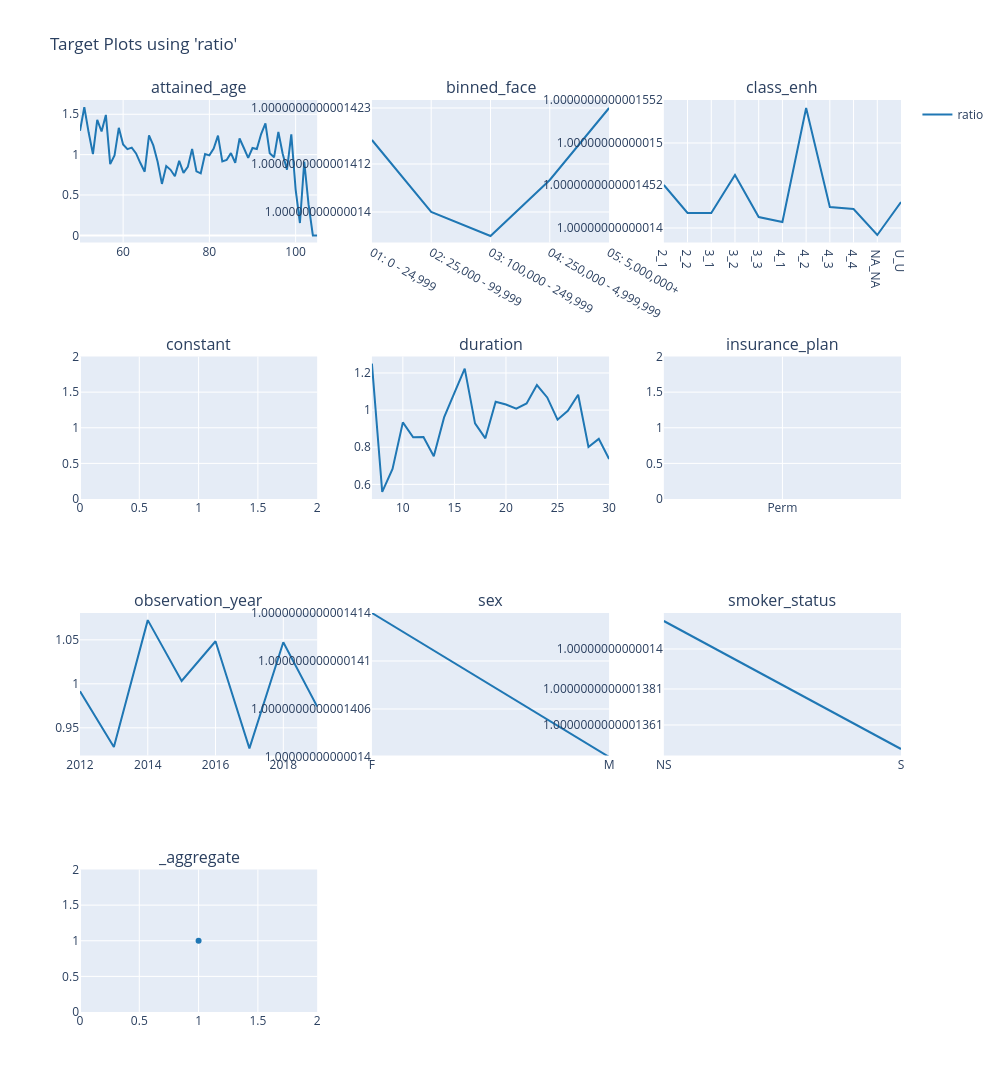

The cell this chart's notebook holds for it:
### Code cell
charters.target(
    df=model_data,
    target="ratio",
    cols=3,
    features=model_features,
    numerator=["death_claim_amount"],
    denominator=["exp_amt_glm"],
).show()

### Figure 1 — Plotly figure (JSON) as saved in the notebook; plotly's stock layout.template omitted (floating-point values rounded to 4 significant figures)
{"data": [{"line": {"color": "#1F77B4"}, "mode": "lines", "name": "ratio", "showlegend": true, "type": "scatter", "x": [50, 51, 52, 53, 54, 55, 56, 57, 58, 59, 60, 61, 62, 63, 64, 65, 66, 67, 68, 69, 70, 71, 72, 73, 74, 75, 76, 77, 78, 79, 80, 81, 82, 83, 84, 85, 86, 87, 88, 89, 90, 91, 92, 93, 94, 95, 96, 97, 98, 99, 100, 101, 102, 103, 104, 105], "xaxis": "x", "y": [1.296, 1.589, 1.277, 1.007, 1.432, 1.286, 1.492, 0.8821, 0.9887, 1.332, 1.126, 1.068, 1.086, 1.015, 0.8959, 0.7887, 1.238, 1.114, 0.9124, 0.6377, 0.8588, 0.8122, 0.7315, 0.9228, 0.7746, 0.8483, 1.071, 0.7936, 0.7688, 1.008, 0.9914, 1.075, 1.236, 0.9155, 0.9343, 1.019, 0.8998, 1.2, 1.083, 0.9602, 1.082, 1.07, 1.255, 1.386, 1.017, 0.9666, 1.282, 1.011, 0.8136, 1.252, 0.5708, 0.1532, 0.9124, 0.3839, 0.0, 0.0], "yaxis": "y"}, {"line": {"color": "#1F77B4"}, "mode": "lines", "name": "ratio", "showlegend": false, "type": "scatter", "x": ["01: 0 - 24,999", "02: 25,000 - 99,999", "03: 100,000 - 249,999", "04: 250,000 - 4,999,999", "05: 5,000,000+"], "xaxis": "x2", "y": [1.0, 1.0, 1.0, 1.0, 1.0], "yaxis": "y2"}, {"line": {"color": "#1F77B4"}, "mode": "lines", "name": "ratio", "showlegend": false, "type": "scatter", "x": ["2_1", "2_2", "3_1", "3_2", "3_3", "4_1", "4_2", "4_3", "4_4", "NA_NA", "U_U"], "xaxis": "x3", "y": [1.0, 1.0, 1.0, 1.0, 1.0, 1.0, 1.0, 1.0, 1.0, 1.0, 1.0], "yaxis": "y3"}, {"line": {"color": "#1F77B4"}, "mode": "lines", "name": "ratio", "showlegend": false, "type": "scatter", "x": [1], "xaxis": "x4", "y": [1.0], "yaxis": "y4"}, {"line": {"color": "#1F77B4"}, "mode": "lines", "name": "ratio", "showlegend": false, "type": "scatter", "x": [7, 8, 9, 10, 11, 12, 13, 14, 15, 16, 17, 18, 19, 20, 21, 22, 23, 24, 25, 26, 27, 28, 29, 30], "xaxis": "x5", "y": [1.25, 0.5595, 0.683, 0.9337, 0.8538, 0.8551, 0.7509, 0.9608, 1.093, 1.223, 0.9286, 0.8479, 1.045, 1.03, 1.008, 1.036, 1.135, 1.068, 0.9485, 0.996, 1.083, 0.8012, 0.8449, 0.7365], "yaxis": "y5"}, {"line": {"color": "#1F77B4"}, "mode": "lines", "name": "ratio", "showlegend": false, "type": "scatter", "x": ["Perm"], "xaxis": "x6", "y": [1.0], "yaxis": "y6"}, {"line": {"color": "#1F77B4"}, "mode": "lines", "name": "ratio", "showlegend": false, "type": "scatter", "x": [2012, 2013, 2014, 2015, 2016, 2017, 2018, 2019], "xaxis": "x7", "y": [0.9916, 0.9283, 1.072, 1.003, 1.048, 0.9266, 1.047, 0.9742], "yaxis": "y7"}, {"line": {"color": "#1F77B4"}, "mode": "lines", "name": "ratio", "showlegend": false, "type": "scatter", "x": ["F", "M"], "xaxis": "x8", "y": [1.0, 1.0], "yaxis": "y8"}, {"line": {"color": "#1F77B4"}, "mode": "lines", "name": "ratio", "showlegend": false, "type": "scatter", "x": ["NS", "S"], "xaxis": "x9", "y": [1.0, 1.0], "yaxis": "y9"}, {"line": {"color": "#1F77B4"}, "mode": "markers", "name": "ratio", "showlegend": false, "type": "scatter", "x": [1], "xaxis": "x10", "y": [1.0], "yaxis": "y10"}], "layout": {"annotations": [{"font": {"size": 16}, "showarrow": false, "text": "attained_age", "x": 0.1444, "xanchor": "center", "xref": "paper", "y": 1, "yanchor": "bottom", "yref": "paper"}, {"font": {"size": 16}, "showarrow": false, "text": "binned_face", "x": 0.5, "xanchor": "center", "xref": "paper", "y": 1, "yanchor": "bottom", "yref": "paper"}, {"font": {"size": 16}, "showarrow": false, "text": "class_enh", "x": 0.8556, "xanchor": "center", "xref": "paper", "y": 1, "yanchor": "bottom", "yref": "paper"}, {"font": {"size": 16}, "showarrow": false, "text": "constant", "x": 0.1444, "xanchor": "center", "xref": "paper", "y": 0.7188, "yanchor": "bottom", "yref": "paper"}, {"font": {"size": 16}, "showarrow": false, "text": "duration", "x": 0.5, "xanchor": "center", "xref": "paper", "y": 0.7188, "yanchor": "bottom", "yref": "paper"}, {"font": {"size": 16}, "showarrow": false, "text": "insurance_plan", "x": 0.8556, "xanchor": "center", "xref": "paper", "y": 0.7188, "yanchor": "bottom", "yref": "paper"}, {"font": {"size": 16}, "showarrow": false, "text": "observation_year", "x": 0.1444, "xanchor": "center", "xref": "paper", "y": 0.4375, "yanchor": "bottom", "yref": "paper"}, {"font": {"size": 16}, "showarrow": false, "text": "sex", "x": 0.5, "xanchor": "center", "xref": "paper", "y": 0.4375, "yanchor": "bottom", "yref": "paper"}, {"font": {"size": 16}, "showarrow": false, "text": "smoker_status", "x": 0.8556, "xanchor": "center", "xref": "paper", "y": 0.4375, "yanchor": "bottom", "yref": "paper"}, {"font": {"size": 16}, "showarrow": false, "text": "_aggregate", "x": 0.1444, "xanchor": "center", "xref": "paper", "y": 0.1562, "yanchor": "bottom", "yref": "paper"}], "height": 1600, "legend": {"orientation": "v", "x": 1.02, "xanchor": "left", "y": 1, "yanchor": "top"}, "title": {"text": "Target Plots using 'ratio'"}, "width": 1000, "xaxis": {"anchor": "y", "domain": [0, 0.2889]}, "xaxis10": {"anchor": "y10", "domain": [0, 0.2889]}, "xaxis11": {"anchor": "y11", "domain": [0.3556, 0.6444]}, "xaxis12": {"anchor": "y12", "domain": [0.7111, 1]}, "xaxis2": {"anchor": "y2", "domain": [0.3556, 0.6444]}, "xaxis3": {"anchor": "y3", "domain": [0.7111, 1]}, "xaxis4": {"anchor": "y4", "domain": [0, 0.2889]}, "xaxis5": {"anchor": "y5", "domain": [0.3556, 0.6444]}, "xaxis6": {"anchor": "y6", "domain": [0.7111, 1]}, "xaxis7": {"anchor": "y7", "domain": [0, 0.2889]}, "xaxis8": {"anchor": "y8", "domain": [0.3556, 0.6444]}, "xaxis9": {"anchor": "y9", "domain": [0.7111, 1]}, "yaxis": {"anchor": "x", "domain": [0.8438, 1], "type": "-"}, "yaxis10": {"anchor": "x10", "domain": [0, 0.1562]}, "yaxis11": {"anchor": "x11", "domain": [0, 0.1562]}, "yaxis12": {"anchor": "x12", "domain": [0, 0.1562]}, "yaxis2": {"anchor": "x2", "domain": [0.8438, 1]}, "yaxis3": {"anchor": "x3", "domain": [0.8438, 1]}, "yaxis4": {"anchor": "x4", "domain": [0.5625, 0.7188]}, "yaxis5": {"anchor": "x5", "domain": [0.5625, 0.7188]}, "yaxis6": {"anchor": "x6", "domain": [0.5625, 0.7188]}, "yaxis7": {"anchor": "x7", "domain": [0.2812, 0.4375]}, "yaxis8": {"anchor": "x8", "domain": [0.2812, 0.4375]}, "yaxis9": {"anchor": "x9", "domain": [0.2812, 0.4375]}}}
